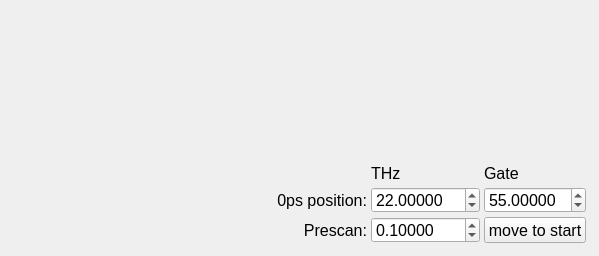
     <widget class="QWidget" name="tab_3">
      <attribute name="title">
       <string>Page</string>
      </attribute>
      <widget class="QWidget" name="layoutWidget">
       <property name="geometry">
        <rect>
         <x>270</x>
         <y>160</y>
         <width>320</width>
         <height>87</height>
        </rect>
       </property>
       <layout class="QGridLayout" name="gridLayout_4">
        <property name="leftMargin">
         <number>4</number>
        </property>
        <property name="topMargin">
         <number>4</number>
        </property>
        <property name="rightMargin">
         <number>4</number>
        </property>
        <property name="bottomMargin">
         <number>4</number>
        </property>
        <property name="spacing">
         <number>4</number>
        </property>
        <item row="2" column="0">
         <widget class="QLabel" name="label_15">
          <property name="font">
           <font>
            <pointsize>12</pointsize>
           </font>
          </property>
          <property name="text">
           <string>Prescan:</string>
          </property>
          <property name="alignment">
           <set>Qt::AlignRight|Qt::AlignTrailing|Qt::AlignVCenter</set>
          </property>
         </widget>
        </item>
        <item row="2" column="1">
         <widget class="QDoubleSpinBox" name="SB_prescan_2">
          <property name="font">
           <font>
            <pointsize>12</pointsize>
           </font>
          </property>
          <property name="decimals">
           <number>5</number>
          </property>
          <property name="minimum">
           <double>-200.000000000000000</double>
          </property>
          <property name="maximum">
           <double>200.000000000000000</double>
          </property>
          <property name="value">
           <double>0.100000000000000</double>
          </property>
         </widget>
        </item>
        <item row="0" column="2">
         <widget class="QLabel" name="label_16">
          <property name="font">
           <font>
            <pointsize>12</pointsize>
           </font>
          </property>
          <property name="text">
           <string>Gate</string>
          </property>
         </widget>
        </item>
        <item row="1" column="0">
         <widget class="QLabel" name="label_17">
          <property name="font">
           <font>
            <pointsize>12</pointsize>
           </font>
          </property>
          <property name="text">
           <string>0ps position:</string>
          </property>
          <property name="alignment">
           <set>Qt::AlignRight|Qt::AlignTrailing|Qt::AlignVCenter</set>
          </property>
         </widget>
        </item>
        <item row="0" column="1">
         <widget class="QLabel" name="label_18">
          <property name="font">
           <font>
            <pointsize>12</pointsize>
           </font>
          </property>
          <property name="text">
           <string>THz</string>
          </property>
         </widget>
        </item>
        <item row="1" column="1">
         <widget class="QDoubleSpinBox" name="SB_THzPos_2">
          <property name="font">
           <font>
            <pointsize>12</pointsize>
           </font>
          </property>
          <property name="decimals">
           <number>5</number>
          </property>
          <property name="minimum">
           <double>-200.000000000000000</double>
          </property>
          <property name="maximum">
           <double>200.000000000000000</double>
          </property>
          <property name="singleStep">
           <double>0.150000000000000</double>
          </property>
          <property name="value">
           <double>22.000000000000000</double>
          </property>
         </widget>
        </item>
        <item row="1" column="2">
         <widget class="QDoubleSpinBox" name="SB_gatePos_2">
          <property name="font">
           <font>
            <pointsize>12</pointsize>
           </font>
          </property>
          <property name="decimals">
           <number>5</number>
          </property>
          <property name="minimum">
           <double>-99.989999999999995</double>
          </property>
          <property name="value">
           <double>55.000000000000000</double>
          </property>
         </widget>
        </item>
        <item row="2" column="2">
         <widget class="QPushButton" name="PB_moveToStart_2">
          <property name="font">
           <font>
            <pointsize>12</pointsize>
           </font>
          </property>
          <property name="text">
           <string>move to start</string>
          </property>
         </widget>
        </item>
       </layout>
      </widget>
     </widget>
